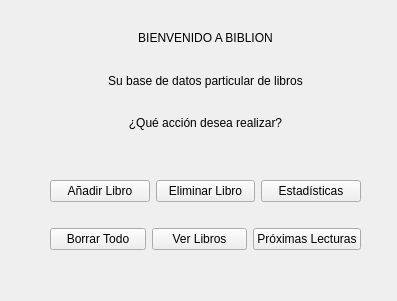
<?xml version="1.0" encoding="UTF-8"?>
<ui version="4.0">
 <class>BIBLION</class>
 <widget class="QWidget" name="BIBLION">
  <property name="geometry">
   <rect>
    <x>0</x>
    <y>0</y>
    <width>397</width>
    <height>301</height>
   </rect>
  </property>
  <property name="windowTitle">
   <string>BIBLION</string>
  </property>
  <widget class="QWidget" name="layoutWidget">
   <property name="geometry">
    <rect>
     <x>100</x>
     <y>20</y>
     <width>211</width>
     <height>121</height>
    </rect>
   </property>
   <layout class="QVBoxLayout" name="verticalLayout">
    <item>
     <widget class="QLabel" name="label">
      <property name="text">
       <string>BIENVENIDO A BIBLION</string>
      </property>
      <property name="alignment">
       <set>Qt::AlignCenter</set>
      </property>
     </widget>
    </item>
    <item>
     <widget class="QLabel" name="label_2">
      <property name="text">
       <string>Su base de datos particular de libros</string>
      </property>
      <property name="alignment">
       <set>Qt::AlignCenter</set>
      </property>
     </widget>
    </item>
    <item>
     <widget class="QLabel" name="label_3">
      <property name="text">
       <string>¿Qué acción desea realizar?</string>
      </property>
      <property name="alignment">
       <set>Qt::AlignCenter</set>
      </property>
     </widget>
    </item>
   </layout>
  </widget>
  <widget class="QWidget" name="layoutWidget">
   <property name="geometry">
    <rect>
     <x>50</x>
     <y>160</y>
     <width>311</width>
     <height>111</height>
    </rect>
   </property>
   <layout class="QVBoxLayout" name="verticalLayout_2">
    <item>
     <layout class="QHBoxLayout" name="horizontalLayout">
      <item>
       <widget class="QPushButton" name="boton_aniadir">
        <property name="text">
         <string>Añadir Libro</string>
        </property>
       </widget>
      </item>
      <item>
       <widget class="QPushButton" name="boton_eliminar">
        <property name="text">
         <string>Eliminar Libro</string>
        </property>
       </widget>
      </item>
      <item>
       <widget class="QPushButton" name="boton_estadisticas">
        <property name="text">
         <string>Estadísticas</string>
        </property>
       </widget>
      </item>
     </layout>
    </item>
    <item>
     <layout class="QHBoxLayout" name="horizontalLayout_2">
      <item>
       <widget class="QPushButton" name="boton_borrar">
        <property name="text">
         <string>Borrar Todo</string>
        </property>
       </widget>
      </item>
      <item>
       <widget class="QPushButton" name="boton_ver">
        <property name="text">
         <string>Ver Libros</string>
        </property>
       </widget>
      </item>
      <item>
       <widget class="QPushButton" name="boton_lecturas">
        <property name="text">
         <string>Próximas Lecturas</string>
        </property>
       </widget>
      </item>
     </layout>
    </item>
   </layout>
  </widget>
 </widget>
 <resources/>
 <connections/>
</ui>
